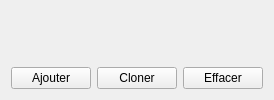
          <widget class="QWidget" name="tab_4">
           <attribute name="title">
            <string>Mesh</string>
           </attribute>
           <layout class="QVBoxLayout" name="verticalLayout_10">
            <item>
             <spacer name="verticalSpacer_3">
              <property name="orientation">
               <enum>Qt::Vertical</enum>
              </property>
              <property name="sizeHint" stdset="0">
               <size>
                <width>20</width>
                <height>40</height>
               </size>
              </property>
             </spacer>
            </item>
            <item>
             <layout class="QHBoxLayout" name="horizontalLayout_18">
              <item>
               <widget class="QPushButton" name="node_mesh_add">
                <property name="text">
                 <string>Ajouter</string>
                </property>
                <property name="icon">
                 <iconset resource="ressource.qrc">
                  <normaloff>:/Icons/icons/add.png</normaloff>:/Icons/icons/add.png</iconset>
                </property>
               </widget>
              </item>
              <item>
               <widget class="QPushButton" name="node_mesh_clone">
                <property name="text">
                 <string>Cloner</string>
                </property>
                <property name="icon">
                 <iconset resource="ressource.qrc">
                  <normaloff>:/Icons/icons/page_copy.png</normaloff>:/Icons/icons/page_copy.png</iconset>
                </property>
               </widget>
              </item>
              <item>
               <widget class="QPushButton" name="node_mesh_del">
                <property name="text">
                 <string>Effacer</string>
                </property>
                <property name="icon">
                 <iconset resource="ressource.qrc">
                  <normaloff>:/Icons/icons/cross.png</normaloff>:/Icons/icons/cross.png</iconset>
                </property>
               </widget>
              </item>
             </layout>
            </item>
           </layout>
          </widget>
